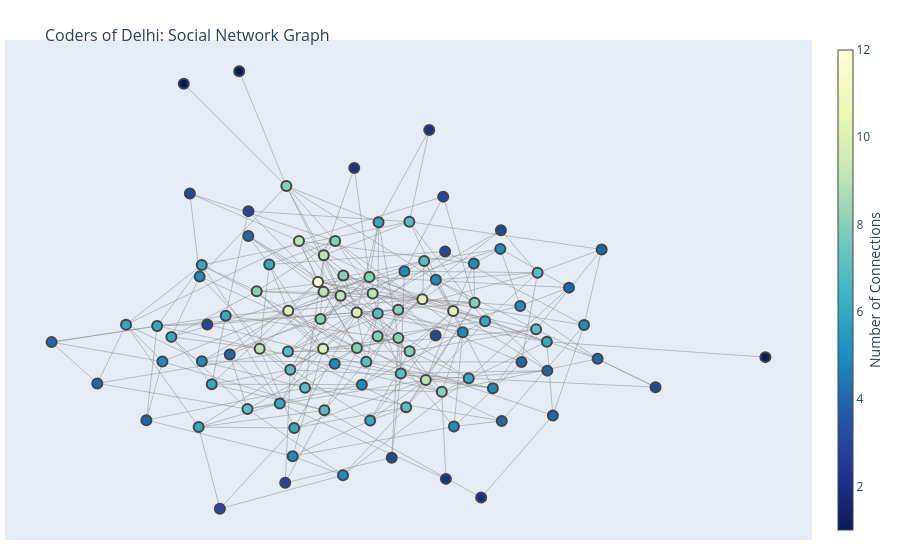

Notebook code cell kept with this figure:
### Code cell
import plotly.graph_objects as go

# 1. Generate positions for all nodes using a spring layout
pos = nx.spring_layout(G, seed=42)

# 2. Extract edge coordinates
edge_x = []
edge_y = []
for edge in G.edges():
    x0, y0 = pos[edge[0]]
    x1, y1 = pos[edge[1]]
    edge_x.extend([x0, x1, None])
    edge_y.extend([y0, y1, None])

# Create edge traces
edge_trace = go.Scatter(
    x=edge_x, y=edge_y,
    line=dict(width=0.5, color='#888'),
    hoverinfo='none',
    mode='lines')

# 3. Extract node coordinates
node_x = []
node_y = []
for node in G.nodes():
    x, y = pos[node]
    node_x.append(x)
    node_y.append(y)

node_trace = go.Scatter(
    x=node_x, y=node_y,
    mode='markers',
    hoverinfo='text',
    marker=dict(
        showscale=True,
        colorscale='YlGnBu',
        reversescale=True,
        color=[],
        size=10,
        colorbar=dict(
            thickness=15,
            title=dict(
                text='Number of Connections',
                side='right'
            ),
            xanchor='left'
        ),
        line_width=2
    )
)

# 4. Color nodes by their degree (number of friends)
node_adjacencies = []
node_text = []
for node, adjacencies in enumerate(G.adjacency()):
    node_adjacencies.append(len(adjacencies[1]))
    node_text.append(f'Coder_{adjacencies[0]} - Connections: {len(adjacencies[1])}')

node_trace.marker.color = node_adjacencies
node_trace.text = node_text

fig = go.Figure(
    data=[edge_trace, node_trace],
    layout=go.Layout(
        title=dict(
            text='<br>Coders of Delhi: Social Network Graph',
            font=dict(size=16)
        ),
        showlegend=False,
        hovermode='closest',
        margin=dict(b=20, l=5, r=5, t=40),
        xaxis=dict(showgrid=False, zeroline=False, showticklabels=False),
        yaxis=dict(showgrid=False, zeroline=False, showticklabels=False)
    )
)

fig.show()

### Figure 1 — Plotly figure (JSON) as saved in the notebook; plotly's stock layout.template omitted (floating-point values rounded to 4 significant figures; data arrays with more than 128 entries replaced by an {"elided": "..."} marker saying what was removed)
{"data": [{"hoverinfo": "none", "line": {"color": "#888", "width": 0.5}, "mode": "lines", "type": "scatter", "x": {"elided": "873 float values"}, "y": {"elided": "873 float values"}}, {"hoverinfo": "text", "marker": {"color": [4, 9, 5, 10, 6, 6, 4, 8, 5, 2, 5, 10, 8, 6, 7, 6, 10, 5, 7, 8, 8, 7, 5, 5, 10, 8, 9, 9, 7, 9, 7, 3, 8, 6, 10, 8, 7, 9, 8, 6, 4, 5, 7, 8, 7, 7, 12, 7, 6, 5, 4, 4, 8, 3, 6, 2, 6, 5, 4, 5, 6, 1, 4, 8, 4, 3, 3, 7, 4, 6, 5, 4, 1, 9, 9, 8, 4, 3, 7, 5, 3, 4, 6, 2, 8, 3, 6, 6, 6, 3, 5, 3, 5, 7, 5, 3, 3, 5, 1, 2], "colorbar": {"thickness": 15, "title": {"side": "right", "text": "Number of Connections"}, "xanchor": "left"}, "colorscale": [[0, "rgb(255,255,217)"], [0.125, "rgb(237,248,177)"], [0.25, "rgb(199,233,180)"], [0.375, "rgb(127,205,187)"], [0.5, "rgb(65,182,196)"], [0.625, "rgb(29,145,192)"], [0.75, "rgb(34,94,168)"], [0.875, "rgb(37,52,148)"], [1, "rgb(8,29,88)"]], "line": {"width": 2}, "reversescale": true, "showscale": true, "size": 10}, "mode": "markers", "text": ["Coder_14 - Connections: 4", "Coder_29 - Connections: 9", "Coder_71 - Connections: 5", "Coder_55 - Connections: 10", "Coder_72 - Connections: 6", "Coder_41 - Connections: 6", "Coder_62 - Connections: 4", "Coder_36 - Connections: 8", "Coder_70 - Connections: 5", "Coder_52 - Connections: 2", "Coder_97 - Connections: 5", "Coder_50 - Connections: 10", "Coder_92 - Connections: 8", "Coder_12 - Connections: 6", "Coder_75 - Connections: 7", "Coder_79 - Connections: 6", "Coder_64 - Connections: 10", "Coder_32 - Connections: 5", "Coder_54 - Connections: 7", "Coder_1 - Connections: 8", "Coder_26 - Connections: 8", "Coder_44 - Connections: 7", "Coder_65 - Connections: 5", "Coder_87 - Connections: 5", "Coder_40 - Connections: 10", "Coder_78 - Connections: 8", "Coder_10 - Connections: 9", "Coder_84 - Connections: 9", "Coder_45 - Connections: 7", "Coder_33 - Connections: 9", "Coder_35 - Connections: 7", "Coder_80 - Connections: 3", "Coder_17 - Connections: 8", "Coder_13 - Connections: 6", "Coder_82 - Connections: 10", "Coder_2 - Connections: 8", "Coder_5 - Connections: 7", "Coder_53 - Connections: 9", "Coder_6 - Connections: 8", "Coder_60 - Connections: 6", "Coder_48 - Connections: 4", "Coder_39 - Connections: 5", "Coder_67 - Connections: 7", "Coder_98 - Connections: 8", "Coder_86 - Connections: 7", "Coder_3 - Connections: 7", "Coder_93 - Connections: 12", "Coder_74 - Connections: 7", "Coder_61 - Connections: 6", "Coder_69 - Connections: 5", "Coder_91 - Connections: 4", "Coder_90 - Connections: 4", "Coder_38 - Connections: 8", "Coder_7 - Connections: 3", "Coder_4 - Connections: 6", "Coder_88 - Connections: 2", "Coder_76 - Connections: 6", "Coder_20 - Connections: 5", "Coder_47 - Connections: 4", "Coder_24 - Connections: 5", "Coder_43 - Connections: 6", "Coder_96 - Connections: 1", "Coder_59 - Connections: 4", "Coder_56 - Connections: 8", "Coder_81 - Connections: 4", "Coder_83 - Connections: 3", "Coder_31 - Connections: 3", "Coder_28 - Connections: 7", "Coder_19 - Connections: 4", "Coder_9 - Connections: 6", "Coder_15 - Connections: 5", "Coder_27 - Connections: 4", "Coder_58 - Connections: 1", "Coder_68 - Connections: 9", "Coder_95 - Connections: 9", "Coder_100 - Connections: 8", "Coder_21 - Connections: 4", "Coder_49 - Connections: 3", "Coder_25 - Connections: 7", "Coder_66 - Connections: 5", "Coder_99 - Connections: 3", "Coder_34 - Connections: 4", "Coder_51 - Connections: 6", "Coder_22 - Connections: 2", "Coder_46 - Connections: 8", "Coder_18 - Connections: 3", "Coder_30 - Connections: 6", "Coder_63 - Connections: 6", "Coder_11 - Connections: 6", "Coder_42 - Connections: 3", "Coder_37 - Connections: 5", "Coder_16 - Connections: 3", "Coder_85 - Connections: 5", "Coder_8 - Connections: 7", "Coder_23 - Connections: 5", "Coder_73 - Connections: 3", "Coder_77 - Connections: 3", "Coder_57 - Connections: 5", "Coder_94 - Connections: 1", "Coder_89 - Connections: 2"], "type": "scatter", "x": [0.4146, 0.1398, 0.2916, -0.09208, -0.19, -0.3122, -0.7056, -0.1751, -0.371, 0.1854, -0.06591, -0.1708, -0.06477, -0.2138, -0.263, -0.1573, -0.01609, 0.2235, 0.08348, 0.0779, -0.0979, -0.1662, -0.3661, -0.004528, 0.2018, -0.2421, -0.05267, -0.09057, 0.00546, -0.2354, -0.1329, 0.06299, 0.03122, 0.237, 0.1323, -0.04637, 0.0314, 0.01986, 0.1762, -0.3663, 0.3117, 0.4977, -0.1714, 0.1034, 0.09557, 0.1028, -0.1036, -0.08917, -0.3437, -0.1609, -0.4915, -0.6024, 0.07769, 0.3097, 0.01431, 0.1477, 0.03333, -0.4552, 0.5283, 0.2485, 0.4136, 0.9074, -0.303, 0.2502, 0.3562, -0.2608, -0.3931, 0.3926, 0.5374, -0.4671, 0.3534, 0.4636, -0.4069, -0.1466, -0.09108, -0.01575, 0.4272, 0.6591, 0.3892, -0.04709, -0.3253, -0.2611, 0.274, 0.2651, 0.01249, 0.1623, -0.4349, -0.3733, -0.5374, -0.1776, 0.3084, 0.1836, 0.09166, 0.1362, 0.2036, -0.3538, 0.1794, 0.1627, -0.2816, -0.02163], "y": [-0.1727, -0.2093, -0.2416, -0.08678, -0.3012, 0.04229, -0.06101, 0.5501, 0.1956, -0.5967, -0.1453, 0.06168, 0.3352, 0.2431, -0.3234, -0.3973, 0.05471, -0.02206, -0.1838, -0.04534, 0.02966, -0.1694, -0.1356, -0.2275, 0.0608, 0.1379, 0.1207, 0.279, -0.138, -0.08654, -0.2402, -0.5136, -0.03845, -0.2026, 0.107, 0.2004, 0.05146, 0.1298, -0.2557, 0.2409, -0.3697, 0.005832, -0.09778, -0.09679, -0.3161, 0.4102, 0.1747, -0.3282, -0.2259, -0.5078, -0.3667, -0.2227, 0.0658, 0.377, -0.3679, 0.7698, 0.4082, -0.1373, -0.1261, 0.2465, -0.05958, -0.1198, -0.1099, 0.09283, -0.139, 0.4521, 0.5212, 0.2108, 0.3021, 0.002317, 0.0809, 0.1524, 0.9508, 0.3355, 0.1358, -0.0841, -0.3481, -0.2373, -0.01105, -0.5822, -0.7137, 0.3544, 0.02082, -0.6697, 0.1937, -0.0353, -0.04048, -0.3937, 0.007504, -0.612, 0.3042, 0.294, 0.2169, 0.2568, -0.3918, 0.008246, 0.5089, 0.1832, 1, 0.6209]}], "layout": {"hovermode": "closest", "margin": {"b": 20, "l": 5, "r": 5, "t": 40}, "showlegend": false, "title": {"font": {"size": 16}, "text": "<br>Coders of Delhi: Social Network Graph"}, "xaxis": {"showgrid": false, "showticklabels": false, "zeroline": false}, "yaxis": {"showgrid": false, "showticklabels": false, "zeroline": false}}}
